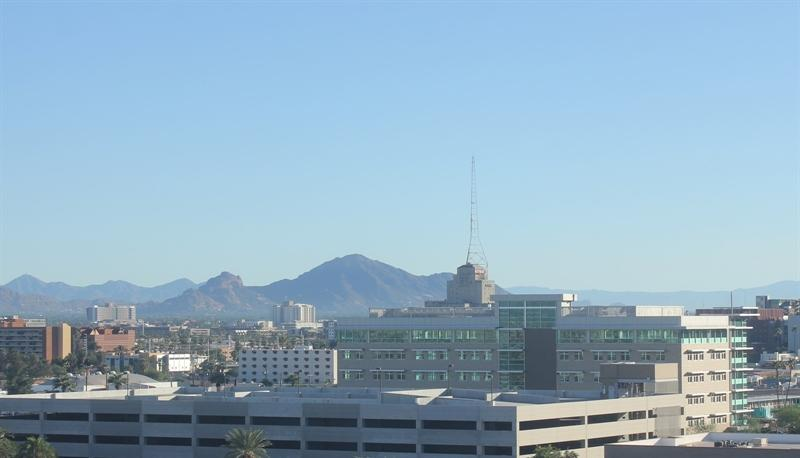
#> input picture JS06/images/test/day/20151101_152050.jpg, 800 x 458 px; its folder holds only this picture in this run
$ jupyter execute --allow-errors JS06_Tugas2.ipynb   (shell and % lines are left out)
#> lines starting #> are read from the running program, lines starting #| are printed output that depends on the picture
<a href="https://colab.research.google.com/github/Zinc-zn/MachineLearning2026/blob/main/JS06/JS06_Tugas2.ipynb" target="_parent"></a>

# JS06 - Tugas Lab 2: Klasifikasi Siang/Malam dengan SVM RBF + Fitur Histogram

**Soal:**

2. Gunakan data pada praktikum 5 untuk membuat model klasifikasi siang dan malam menggunakan SVM dengan kernel **RBF** menggunakan fitur **histrogram**. Gunakan rasio **80:20**. Anda dapat bereksperimen dengan hyperparameter tuning dari kernel RBF. **Catat performansi akurasinya!**

**Ringkasan jawaban:** fitur histogram V-channel (32 bin) + SVM RBF dengan tuning `GridSearchCV` mencapai akurasi test **98.75%** - jauh lebih baik daripada 1 fitur rata-rata kecerahan Lab 5 (±0.90).

## 1. Load & Preprocess Data (Praktikum 5)

Seluruh gambar training + test dari praktikum 5 digabung, lalu displit ulang 80:20 sesuai soal. Pra pengolahan sama: standarisasi ukuran 1100×600 dan encoding label (day=1, night=0).

[cell 1]
from pathlib import Path
import numpy as np
import pandas as pd
import matplotlib.pyplot as plt
import matplotlib.image as mpimg
import cv2

def load_dataset(img_dir):
    p = Path(img_dir)
    dirs = p.glob('*')

    img_list = []

    for dir in dirs:
        label = dir.name  # setara split('/')[-1] pada modul (aman untuk Windows)
        for file in dir.glob('*.jpg'):
            img = mpimg.imread(file)

            if not img is None:
                img_list.append((img, label))

    return img_list

def standarized_input(image):
    std_img = cv2.resize(image, (1100, 600))
    return std_img

def label_encoder(label):
    num_val = 0
    if (label == 'day'):
        num_val = 1
    return num_val

def preprocess(img_list):
    std_img_list = []
    for item in img_list:
        std_img = standarized_input(item[0])
        img_label = label_encoder(item[1])
        std_img_list.append((std_img, img_label))
    return std_img_list

# Load seluruh data (train + test praktikum 5)
all_img = load_dataset('images/training/') + load_dataset('images/test/')
#> call 2 of load_dataset, with img_dir = 'images/test/'
#> in load_dataset, img is the input picture: shape (458, 800, 3); mean R, G, B 145.1, 173.9, 193.1
#> all_img = 1 item
std_img_list = preprocess(all_img)
#> the loop in preprocess, `for item in img_list:` made 1 pass
#> (num_val in label_encoder, img_label) on pass 1: (1, 1)
#> pass 1, in standarized_input, `std_img = cv2.resize(image, (1100, 600))`:
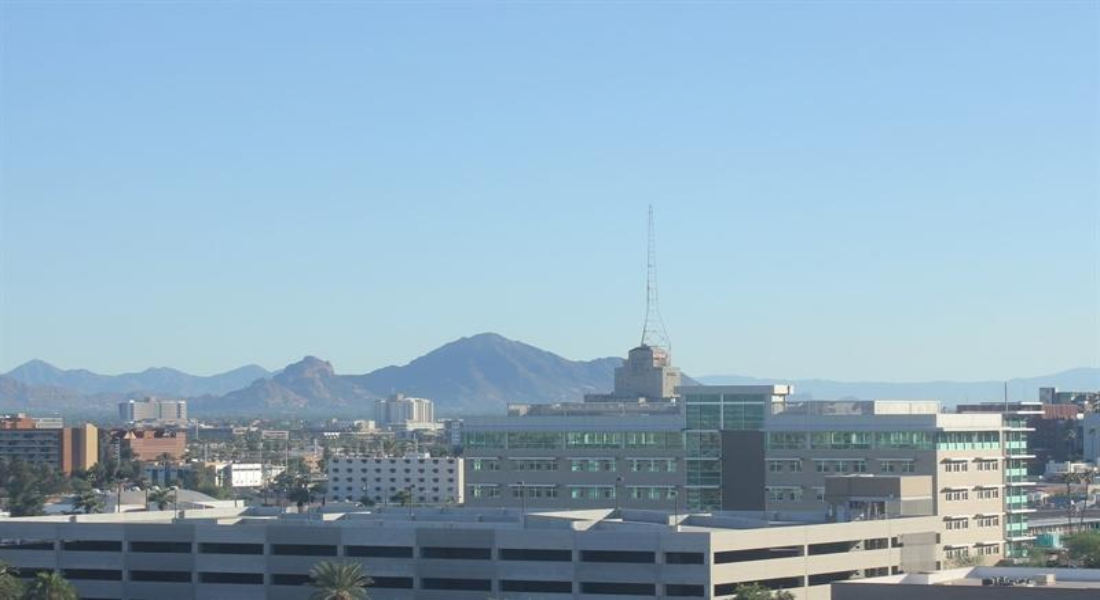
#> std_img: shape (600, 1100, 3); mean R, G, B 145.1, 173.8, 193
#> std_img_list = 1 item
print('Jumlah gambar:', len(std_img_list))
#| Jumlah gambar: 1

## 2. Ekstraksi Fitur Histogram

Fitur histogram diambil dari **channel Value (V)** ruang warna HSV, yaitu distribusi tingkat kecerahan piksel. Dibandingkan 1 nilai rata-rata (Lab 5), histogram mempertahankan informasi **distribusi** kecerahan sehingga lebih diskriptif. Histogram dinormalisasi agar skala antar gambar setara.

Digunakan **32 bin** agar dimensi fitur tidak terlalu besar dan tiap bin berisi hitungan yang cukup.

[cell 2]
def extract_histogram_feature(img_list, bins=32):
    features = []
    labels = []
    for img, label in img_list:
        img_hsv = cv2.cvtColor(img, cv2.COLOR_RGB2HSV)
        v_channel = img_hsv[:, :, 2].ravel()

        # Histogram channel V (0..255) dengan N bin, lalu dinormalisasi jumlahnya = 1
        hist, _ = np.histogram(v_channel, bins=bins, range=(0, 256))
        hist = hist.astype(float) / hist.sum()

        features.append(hist)
        labels.append(label)

    cols = [f'bin_{i}' for i in range(bins)]
    df = pd.DataFrame(features, columns=cols)
    df['LABELS'] = labels
    return df

hist_df = extract_histogram_feature(std_img_list, bins=32)
#> the loop in extract_histogram_feature, `for img, label in img_list:` made 1 pass
#> label on pass 1: 1
#> after the loop in extract_histogram_feature, `for img, label in img_list:`: labels = [1]
#> in extract_histogram_feature, `df = pd.DataFrame(features, columns=cols)`: df = table of 1 rows and 32 columns
#> hist_df = table of 1 rows and 33 columns
print('Dimensi fitur:', hist_df.shape)
#| Dimensi fitur: (1, 33)
hist_df.head()
#> Out = table of 1 rows and 33 columns

[cell 3]
# Perbandingan distribusi histogram rata-rata per label
day_hist = hist_df[hist_df['LABELS'] == 1].iloc[:, :-1].mean()
night_hist = hist_df[hist_df['LABELS'] == 0].iloc[:, :-1].mean()

fig, ax = plt.subplots(figsize=(10, 4))
x = np.arange(len(day_hist))
#> x = 32 values from 0 to 31
ax.bar(x - 0.2, day_hist, 0.4, label='day (1)')
ax.bar(x + 0.2, night_hist, 0.4, label='night (0)')
ax.set_xlabel('Bin kecerahan (V)'); ax.set_ylabel('Proporsi rata-rata')
ax.set_title('Rata-rata Histogram Kecerahan per Label')
ax.legend(); plt.tight_layout(); plt.show()
#> after `ax.legend()`:
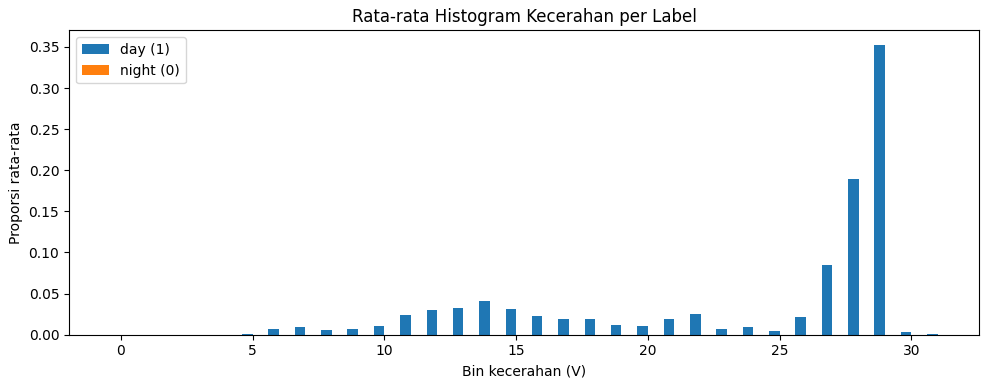
#> figure drawn by matplotlib, 1 panel; tallest bar 0.352 high, from x = 28.6 to 29

Terlihat distribusi kecerahan citra **day** terkonsentrasi pada bin bernilai tinggi, sedangkan **night** pada bin rendah - histogram adalah fitur yang diskriptif untuk kasus ini.

## 3. Split Data 80:20 dan Tuning Hyperparameter RBF

[cell 4]
from sklearn.model_selection import train_test_split, GridSearchCV
from sklearn.svm import SVC
from sklearn.metrics import accuracy_score, classification_report, confusion_matrix
import seaborn as sns

X = hist_df.drop(columns=['LABELS']).values
y = hist_df['LABELS'].values
#> y = [1]

#> (the rest of this cell did not finish here and is left out)

$ run again, on JS06/images/test/day/20151101_225048.jpg
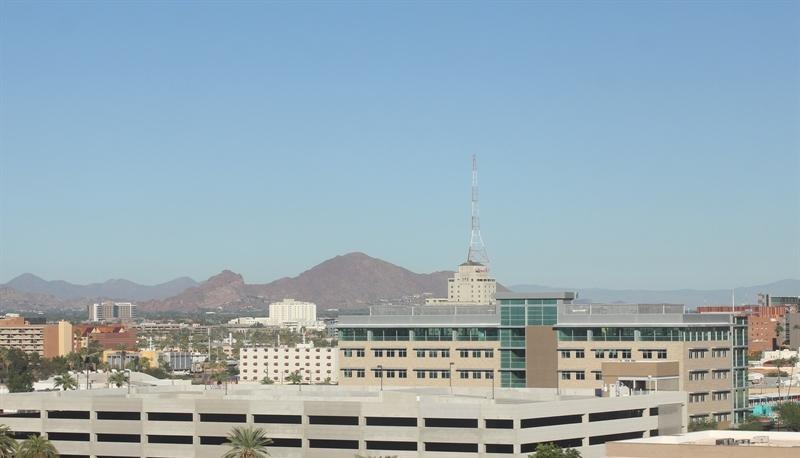
#> input picture JS06/images/test/day/20151101_225048.jpg, 800 x 458 px
#> in load_dataset, img is the input picture: shape (458, 800, 3); mean R, G, B 151.5, 171, 181.1
#> all_img = 1 item
#> the loop in preprocess, `for item in img_list:` made 1 pass
#> (num_val in label_encoder, img_label) on pass 1: (1, 1)
#> pass 1, in standarized_input, `std_img = cv2.resize(image, (1100, 600))`:
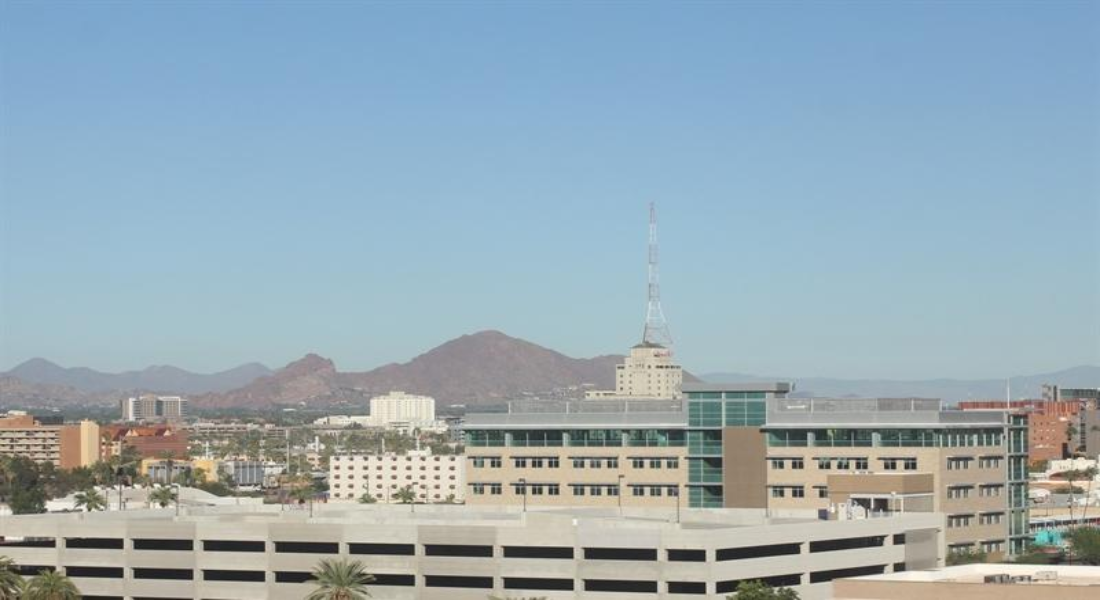
#> std_img: shape (600, 1100, 3); mean R, G, B 151.4, 170.9, 181
#| Jumlah gambar: 1
#> the loop in extract_histogram_feature, `for img, label in img_list:` made 1 pass
#> label on pass 1: 1
#> after the loop in extract_histogram_feature, `for img, label in img_list:`: labels = [1]
#> df = table of 1 rows and 32 columns
#> hist_df = table of 1 rows and 33 columns
#| Dimensi fitur: (1, 33)
#> x = 32 values from 0 to 31
#> `ax.legend()`:
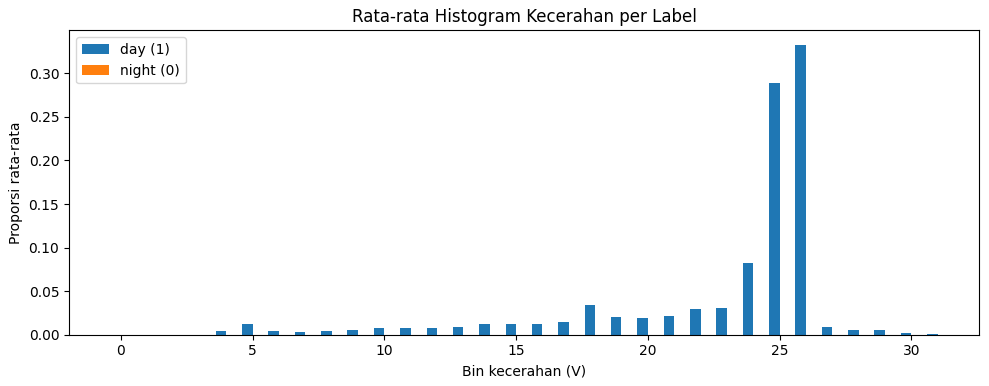
#> figure drawn by matplotlib, 1 panel; tallest bar 0.333 high, from x = 25.6 to 26
#> y = [1]

$ run again, on JS06/images/test/day/20151101_235039.jpg
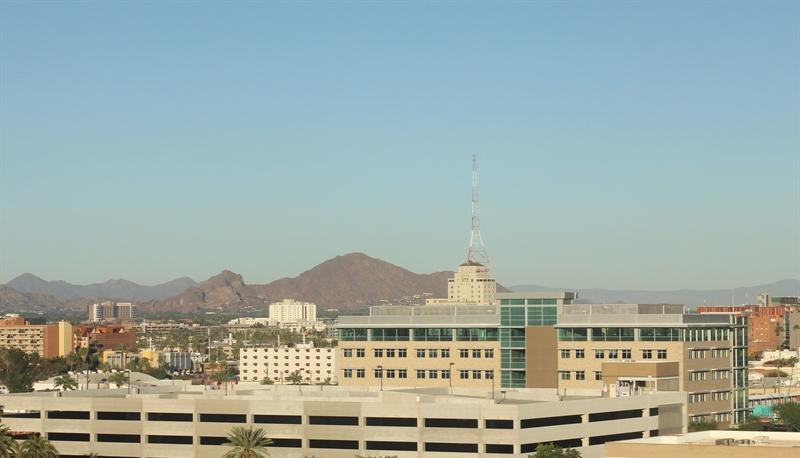
#> input picture JS06/images/test/day/20151101_235039.jpg, 800 x 458 px
#> in load_dataset, img is the input picture: shape (458, 800, 3); mean R, G, B 156.7, 171.3, 166.6
#> all_img = 1 item
#> the loop in preprocess, `for item in img_list:` made 1 pass
#> (num_val in label_encoder, img_label) on pass 1: (1, 1)
#> pass 1, in standarized_input, `std_img = cv2.resize(image, (1100, 600))`:
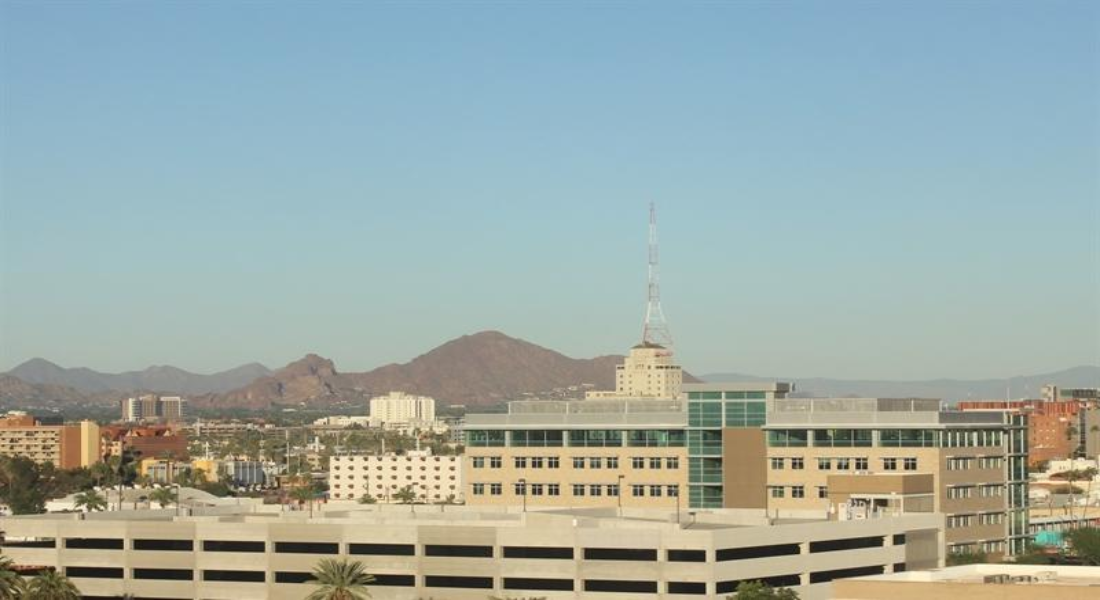
#> std_img: shape (600, 1100, 3); mean R, G, B 156.6, 171.2, 166.6
#| Jumlah gambar: 1
#> the loop in extract_histogram_feature, `for img, label in img_list:` made 1 pass
#> label on pass 1: 1
#> after the loop in extract_histogram_feature, `for img, label in img_list:`: labels = [1]
#> df = table of 1 rows and 32 columns
#> hist_df = table of 1 rows and 33 columns
#| Dimensi fitur: (1, 33)
#> x = 32 values from 0 to 31
#> `ax.legend()`:
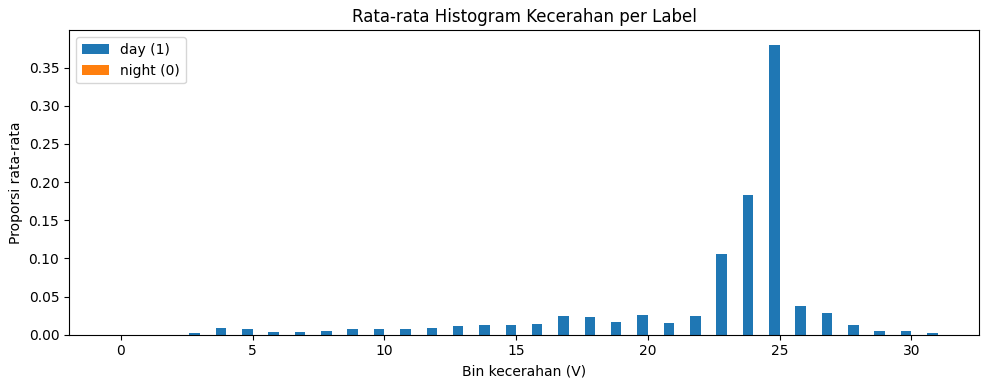
#> figure drawn by matplotlib, 1 panel; tallest bar 0.38 high, from x = 24.6 to 25
#> y = [1]

$ run again, on JS06/images/test/day/20151101_152512.jpg
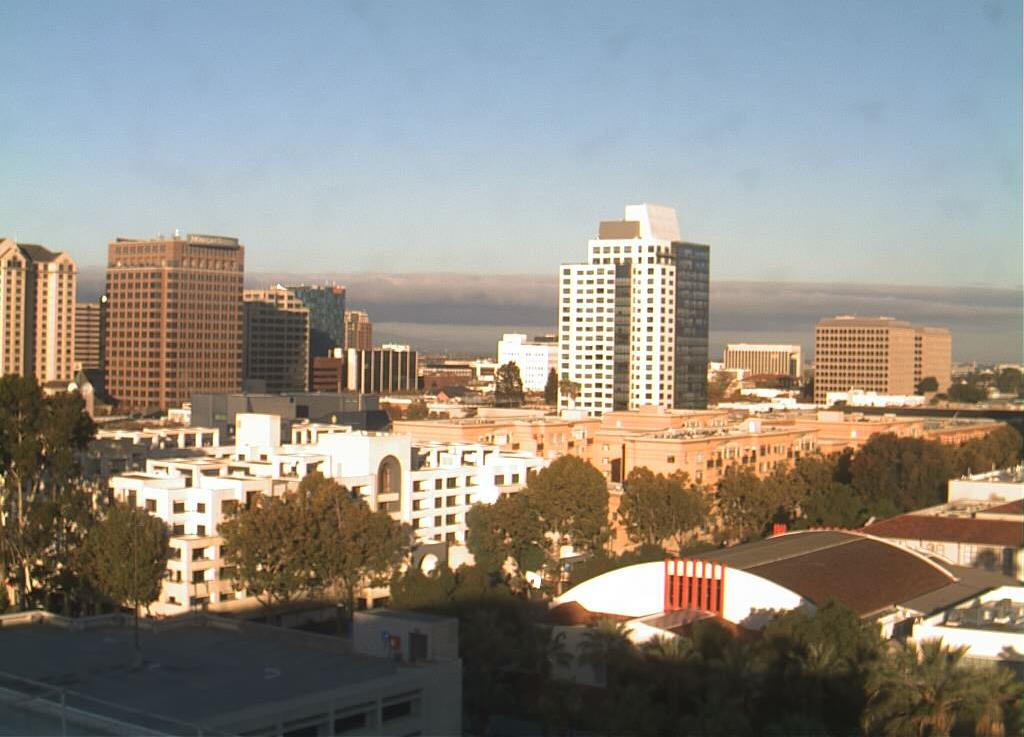
#> input picture JS06/images/test/day/20151101_152512.jpg, 1024 x 737 px
#> in load_dataset, img is the input picture: shape (737, 1024, 3); mean R, G, B 143.8, 138.9, 130.5
#> all_img = 1 item
#> the loop in preprocess, `for item in img_list:` made 1 pass
#> (num_val in label_encoder, img_label) on pass 1: (1, 1)
#> pass 1, in standarized_input, `std_img = cv2.resize(image, (1100, 600))`:
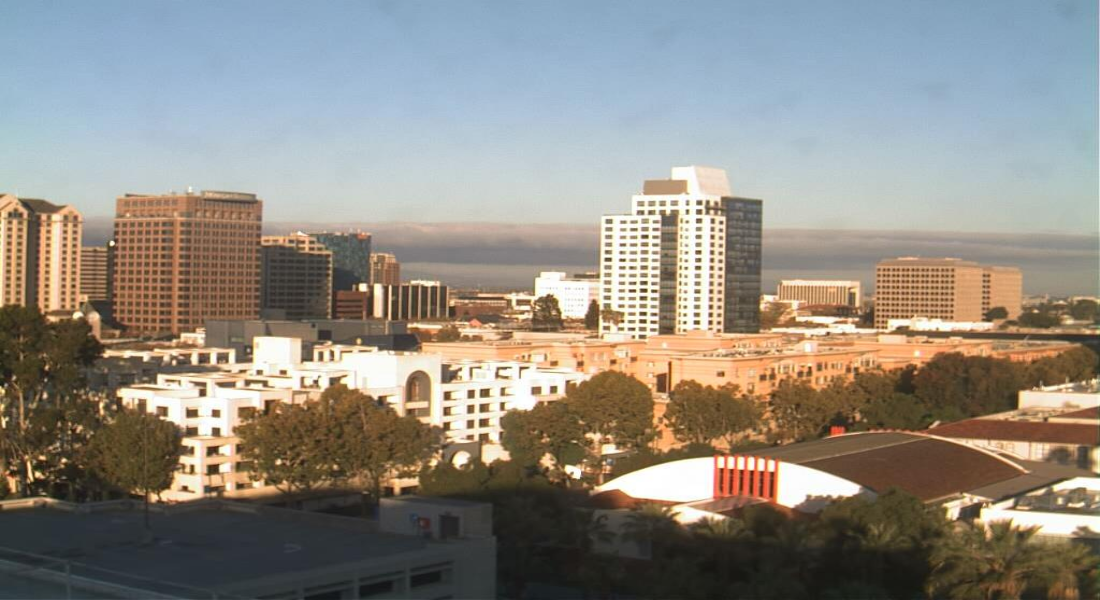
#> std_img: shape (600, 1100, 3); mean R, G, B 143.7, 138.8, 130.4
#| Jumlah gambar: 1
#> the loop in extract_histogram_feature, `for img, label in img_list:` made 1 pass
#> label on pass 1: 1
#> after the loop in extract_histogram_feature, `for img, label in img_list:`: labels = [1]
#> df = table of 1 rows and 32 columns
#> hist_df = table of 1 rows and 33 columns
#| Dimensi fitur: (1, 33)
#> x = 32 values from 0 to 31
#> `ax.legend()`:
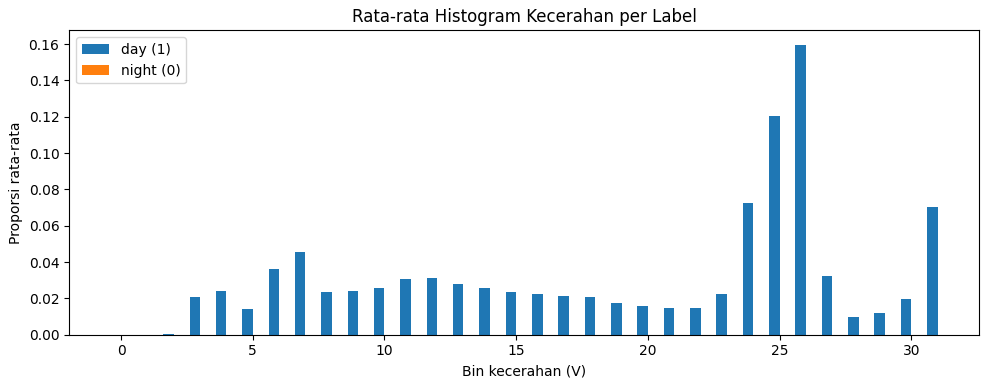
#> figure drawn by matplotlib, 1 panel; tallest bar 0.16 high, from x = 25.6 to 26
#> y = [1]
